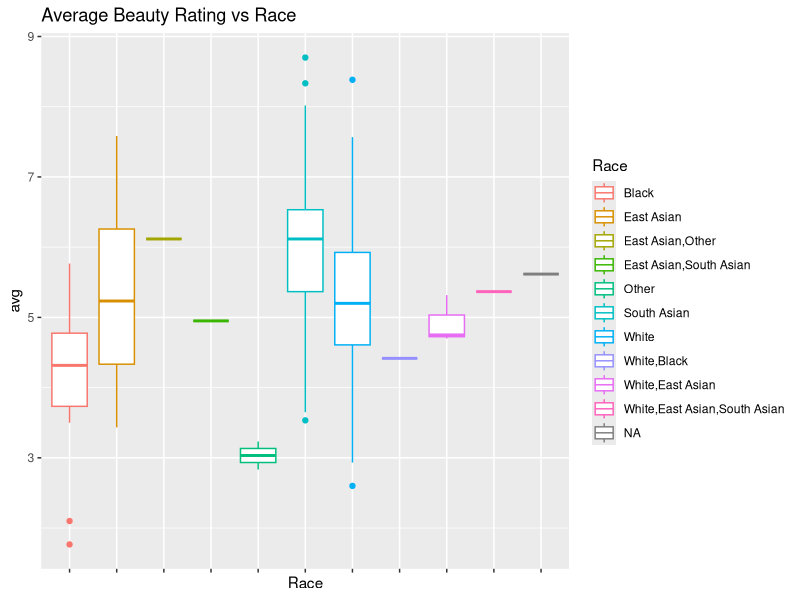

This chart was generated by the following R code:
## ---- chunk 1
library(tidyverse)
library(readxl)
## ---- chunk 2
data <- read_xlsx("./data/20201228perceptionOfAttractivenessRawData.xlsx")
#ncol(data)
#which(colnames(data)=="A1")
#df$sumrow <- rowSums(data[], na.rm = TRUE)
avg <- data %>%
  select(18:77) %>%
  mutate(Avg = rowSums(.) / 60) %>%
  select('Avg')

vec <- pull(avg, Avg)

data <- data %>% 
  mutate(avg = vec)
## ---- chunk 3
# We can create a plot that compares the race to the average beauty score to measure biases

ggplot(data, mapping = aes(x = Race, y = avg, colour = Race)) + geom_boxplot() +
  theme(axis.text.x = element_blank()) + ggtitle("Average Beauty Rating vs Race")
## ---- chunk 4
# Idea: we could fit a model to see which of these features(age, race, race_other, sex) actually have a statistically significant effect on the average beauty score to see which categories are most sensitive 
m1 <- lm(data = data, avg ~ as.numeric(Age) + Sex)
summary(m1)
